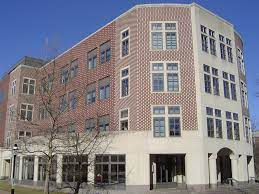
#> input picture Edge detection.jpg, 259 x 194 px, found by its file name
$ jupyter execute 'Edge detection.ipynb'   (shell and % lines are left out)
#> lines starting #> are read from the running program, lines starting #| are printed output that depends on the picture
[cell 1]
import numpy as np             # importing lib.
import cv2
import matplotlib.pyplot as plt

[cell 2]
img = cv2.imread("C:\\Users\\saini\\Desktop\\testing\\Edge detection.jpg")
#> img is the input picture: shape (194, 259, 3); mean B, G, R 135.7, 128.3, 130.4
plt.imshow(img)        #reading and showing image file

[cell 3]
image = cv2.cvtColor(img, cv2.COLOR_RGB2GRAY)   #converting image to gray
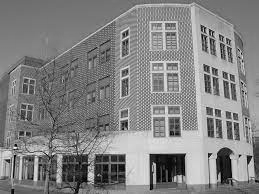
#> image: shape (194, 259); min 0, max 245, mean 130.7
plt.imshow(image,cmap = 'gray')

[cell 4]
#Defining kernel function also called convolution kernel
kernel = np.array([[-2 ,0,2],             #also called sobel filter
         [-1,0,1],
         [-2,0,2]])
kernel

[cell 5]
#filtering image
filtered_image = cv2.filter2D(image , -1,kernel)
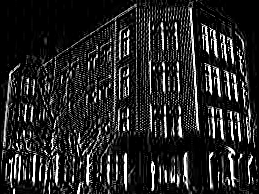
#> filtered_image: shape (194, 259); min 0, max 255, mean 38.1
plt.imshow(filtered_image,cmap = 'gray')

[cell 6]
#converting filtered image to binary image by creating threshold that set all the pixel of of filtered image
retval ,binary_image = cv2.threshold(filtered_image,100, 255, cv2.THRESH_BINARY)
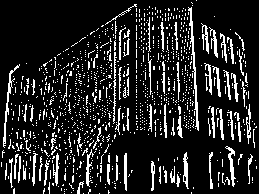
#> binary_image: shape (194, 259); 14.5% white in thin lines or dots
